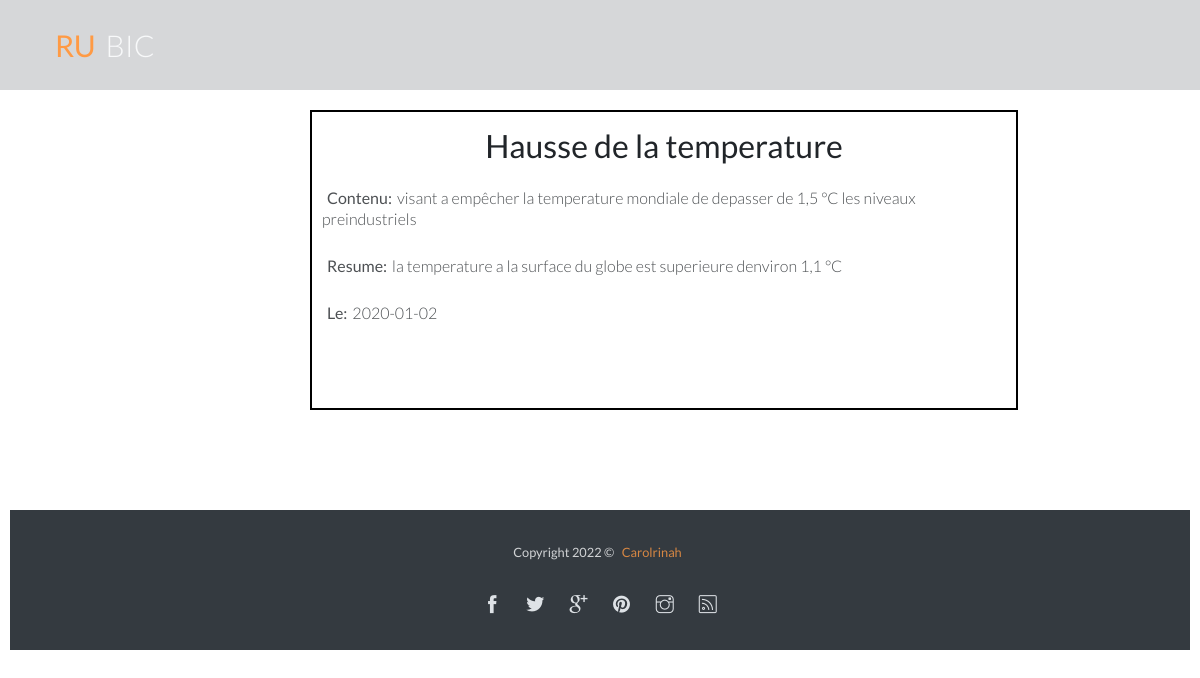
Screenshot of /detail.php?idContenu=1 with the database file from the repository.
### tables this page shows
create table Contenu(
	idContenu int not null AUTO_INCREMENT,
	Contenu varchar(200),
	resume varchar(200),
	dateContenu date,
	titre varchar(200),
	url varchar(100),
	primary key(idContenu)
);

### connexion.php (called while the page is built)
<?php
function connecter(){
	$connection = mysqli_connect("mysql-informer.alwaysdata.net", "informer_base", "bemazavasalohy0809", "informer_basevavao");
	return $connection;
}
?>

### detail.php (the view, shortened to what this page needs)
<?php
  $idContenu=$_GET['idContenu'];
  include "connexion.php";
  $sql='SELECT * from contenu where idContenu='.$idContenu;
  $sql=sprintf($sql);
  $resultat=mysqli_query(connecter(),$sql);
 ?>
<!DOCTYPE html>
<html lang="en">
<head>
    <link rel="stylesheet" href="assets/vendors/themify-icons/css/themify-icons.css">
	<link rel="stylesheet" href="assets/css/rubic.css">
</head>
<body data-spy="scroll" data-target=".navbar" data-offset="40" id="home">
    <nav id="scrollspy" class="navbar page-navbar navbar-dark navbar-expand-md fixed-top" data-spy="affix" data-offset-top="20">
        <div class="container">
            <a class="navbar-brand" href="#"><strong class="text-primary">RU</strong><span class="text-light">BIC</span></a>
        </div>
    </nav>
    <section class="section">
        <div class="container1">
         <?php
    while ($contenu=mysqli_fetch_assoc($resultat)) {?>
      <center>
      <h2><?php echo $contenu['titre']?></h2>
       </center>
      <p><b>Contenu:</b><?php echo $contenu['Contenu'] ?></p>
      <p><b>Resume:</b><?php echo $contenu['resume'] ?></p>
      <p><b>Le:</b><?php echo $contenu['dateContenu']?></p>
      <?php }
  ?>
            </div>
    </section>
    <footer class="footer py-4 bg-dark text-light">
        <div class="container text-center">
            <p class="mb-4 small">Copyright <script>document.write(new Date().getFullYear())</script> &copy; <a href="http://www.devcrud.com">Carolrinah</a></p>
            <div class="social-links">
                <a href="javascript:void(0)" class="link"><i class="ti-facebook"></i></a>
                <a href="javascript:void(0)" class="link"><i class="ti-twitter-alt"></i></a>
                <a href="javascript:void(0)" class="link"><i class="ti-google"></i></a>
                <a href="javascript:void(0)" class="link"><i class="ti-pinterest-alt"></i></a>
                <a href="javascript:void(0)" class="link"><i class="ti-instagram"></i></a>
                <a href="javascript:void(0)" class="link"><i class="ti-rss"></i></a>
            </div>
        </div>
    </footer>
</body>
</html>

### detail.php (style rules this page uses)
* { border:10px; padding:5px; }
.container1 { border: solid 2px black; width:60%; height:300px; margin-left:300px; }

### rows the page displays
contenu: titre "Hausse de la temperature", Contenu "visant a empêcher la temperature mondiale de depasser de 1,5 °C les niveaux preindustriels", resume "la temperature a la surface du globe est superieure denviron 1,1 °C", dateContenu "2020-01-02"
